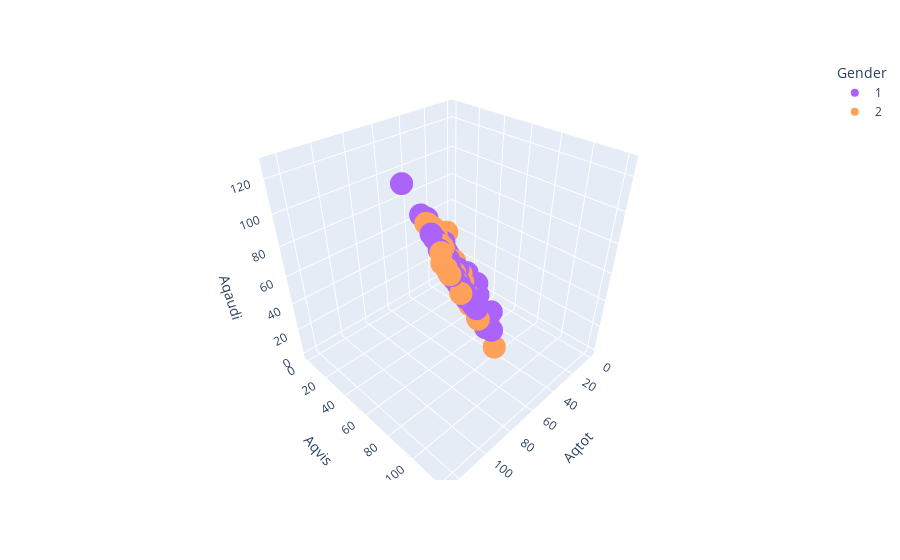

Notebook source saved alongside this figure:
### Markdown cell above
### Because it is composed of only 2 participants, the hyperactive adhd subtype cannot be analysed with the rest of the data. It can be visualized on the 5 previous graphs.

### Code cell
import plotly.express as px
df = df_analysis
fig = px.scatter_3d(df, x="Aqtot", y="Aqvis", z="Aqaudi", color="Gender", hover_name="adhdtype",
                   color_discrete_map = {"Aqtot": "blue", "Aqvis": "green", "Aqaudi":"red"})
fig.show()

### Figure 1 — Plotly figure (JSON) as saved in the notebook; plotly's stock layout.template omitted (floating-point values rounded to 4 significant figures; data arrays with more than 128 entries replaced by an {"elided": "..."} marker saying what was removed)
{"data": [{"hovertemplate": "<b>%{hovertext}</b><br><br>Gender=1<br>Aqtot=%{x}<br>Aqvis=%{y}<br>Aqaudi=%{z}<extra></extra>", "hovertext": {"elided": "4332 int values"}, "legendgroup": "1", "marker": {"color": "#ab63fa", "symbol": "circle"}, "mode": "markers", "name": "1", "scene": "scene", "showlegend": true, "type": "scatter3d", "x": {"elided": "4332 int values"}, "y": {"elided": "4332 int values"}, "z": {"elided": "4332 int values"}}, {"hovertemplate": "<b>%{hovertext}</b><br><br>Gender=2<br>Aqtot=%{x}<br>Aqvis=%{y}<br>Aqaudi=%{z}<extra></extra>", "hovertext": {"elided": "2964 int values"}, "legendgroup": "2", "marker": {"color": "#FFA15A", "symbol": "circle"}, "mode": "markers", "name": "2", "scene": "scene", "showlegend": true, "type": "scatter3d", "x": {"elided": "2964 int values"}, "y": {"elided": "2964 int values"}, "z": {"elided": "2964 int values"}}], "layout": {"legend": {"title": {"text": "Gender"}, "tracegroupgap": 0}, "margin": {"t": 60}, "scene": {"domain": {"x": [0, 1], "y": [0, 1]}, "xaxis": {"title": {"text": "Aqtot"}}, "yaxis": {"title": {"text": "Aqvis"}}, "zaxis": {"title": {"text": "Aqaudi"}}}}}
